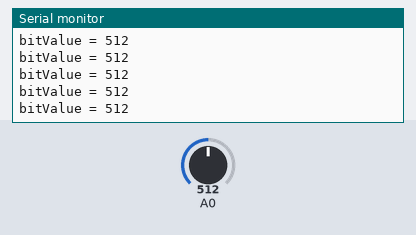
This sketch was run on a simulated Arduino Uno, built with avr-gcc and run on an emulated ATmega328P. On the bench: the last lines printed to the serial monitor. Inputs (shaded band) come from the test bench; at power-on: A0 = 512.

Above: at 1.2 s.
1.3 s: A0 set to 985
At 1.8 s:
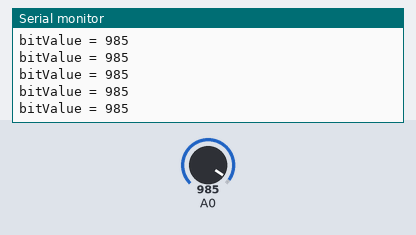
4.3 s: A0 set to 1011
At 4.8 s:
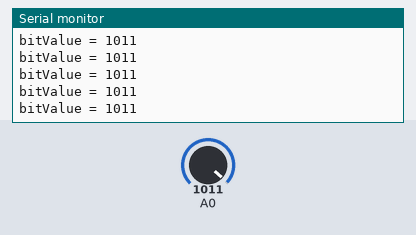
Timing chart, 0 to 7.3 s (numbered marks = the images above; inputs shaded):
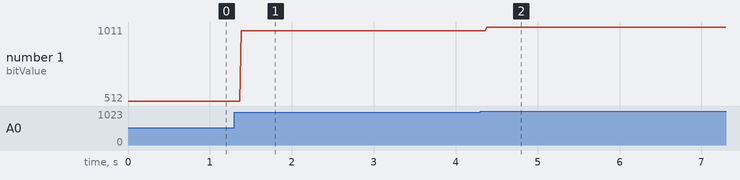

The sketch:

PotWithBitValueDisplay.ino
```cpp
/*Potentiometer with Bit Value Display
Read BitValue using potentiometer and display on Serial Monitor
Analog Input processing*/

void setup() {
  // initialize serial communication at 9600 bits per second:
  Serial.begin(9600);
}
// the loop routine runs over and over again forever:
void loop() {
  // read the input on analog pin 0:
  int sensorValue = analogRead(A0);
  // print out the value you read:
  Serial.print ("bitValue = ");
  Serial.println (sensorValue);
}
```

Measured:
- after the input at 1.3 s, the serial monitor: prints a new line after 0.08 s (image 1)
- after the input at 4.3 s, the serial monitor: prints a new line after 0.08 s (image 2)
- plotted number 1: 512 → 985 after the input at 1.3 s, 985 → 1011 after the input at 4.3 s
